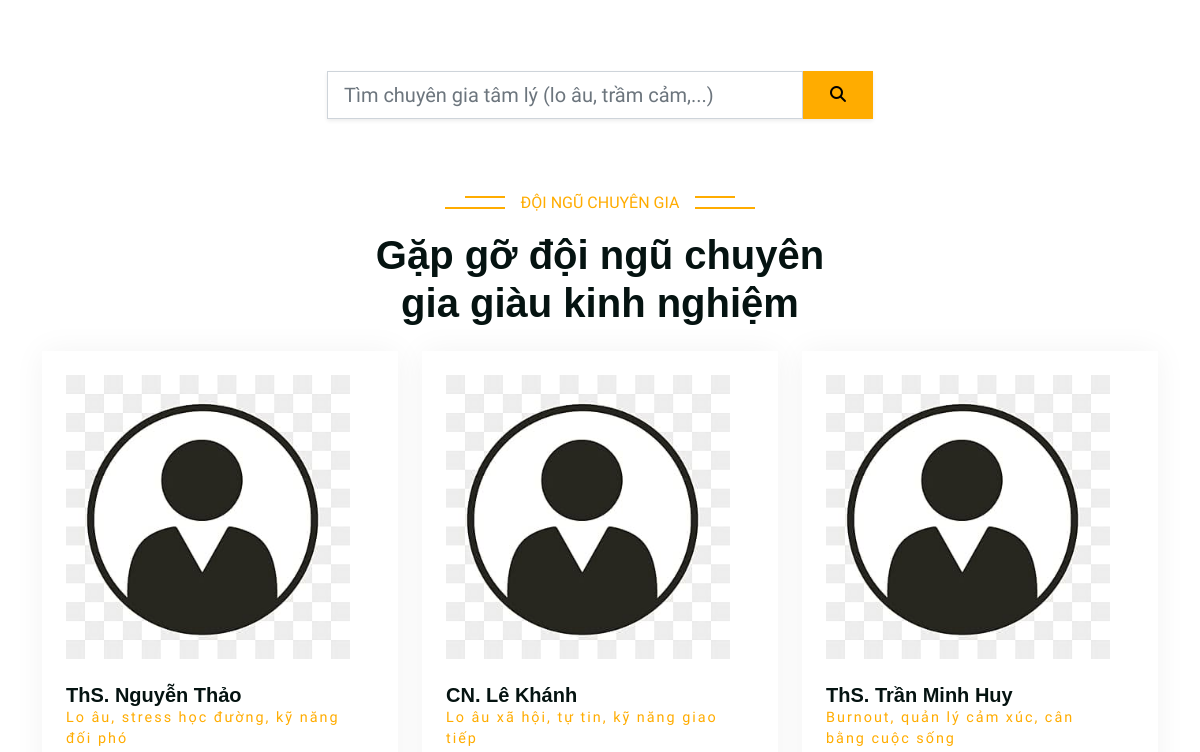
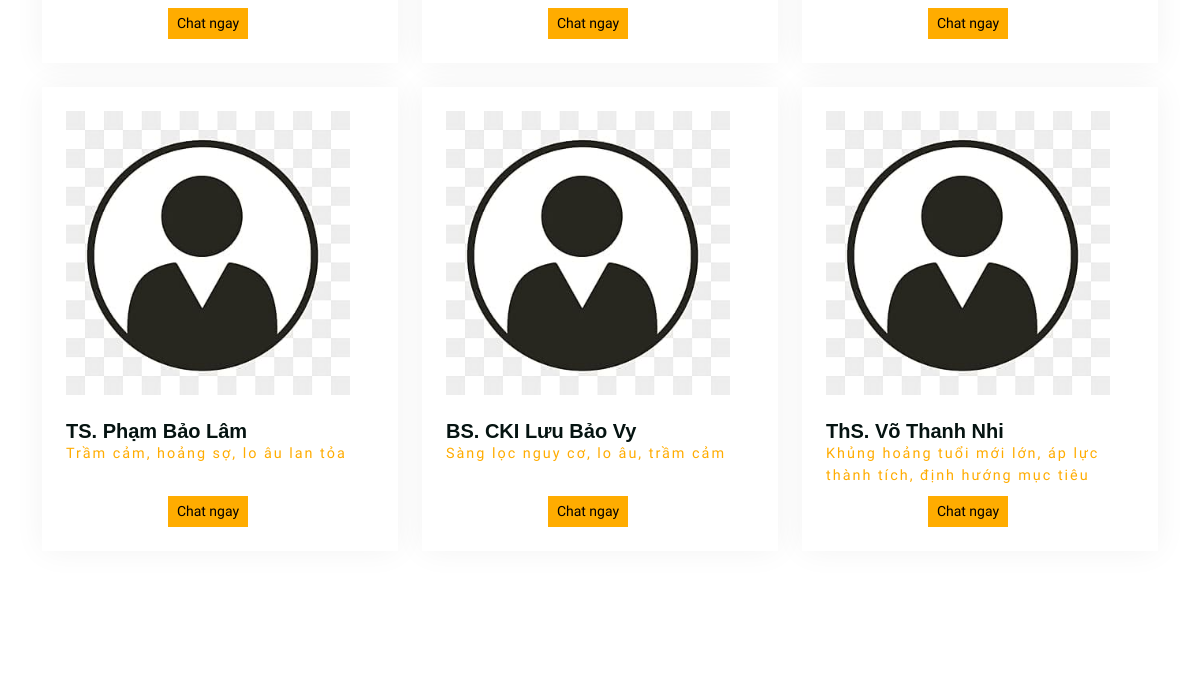
The app's page / (middle part), older data (2 pictures, top to bottom).
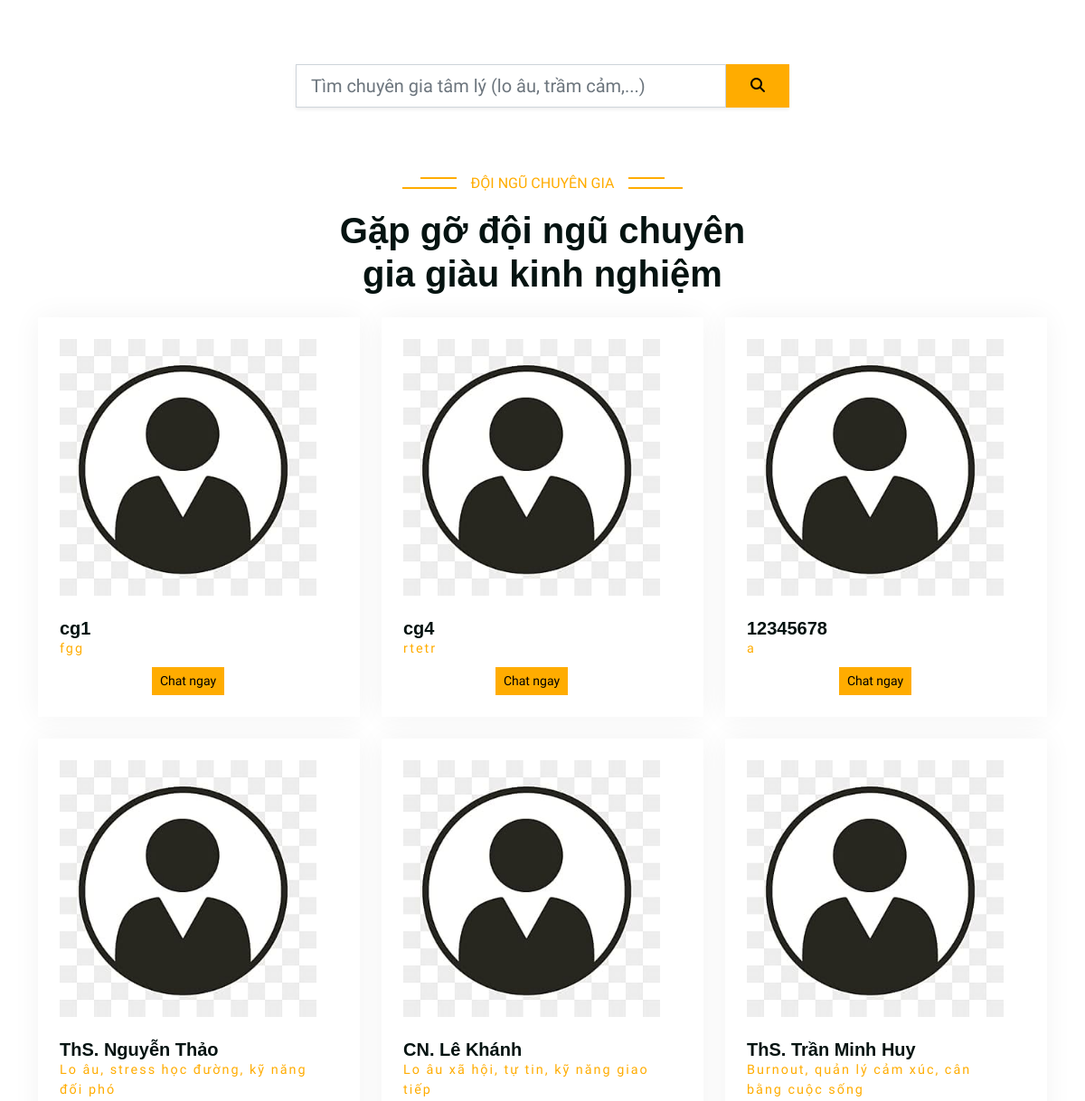
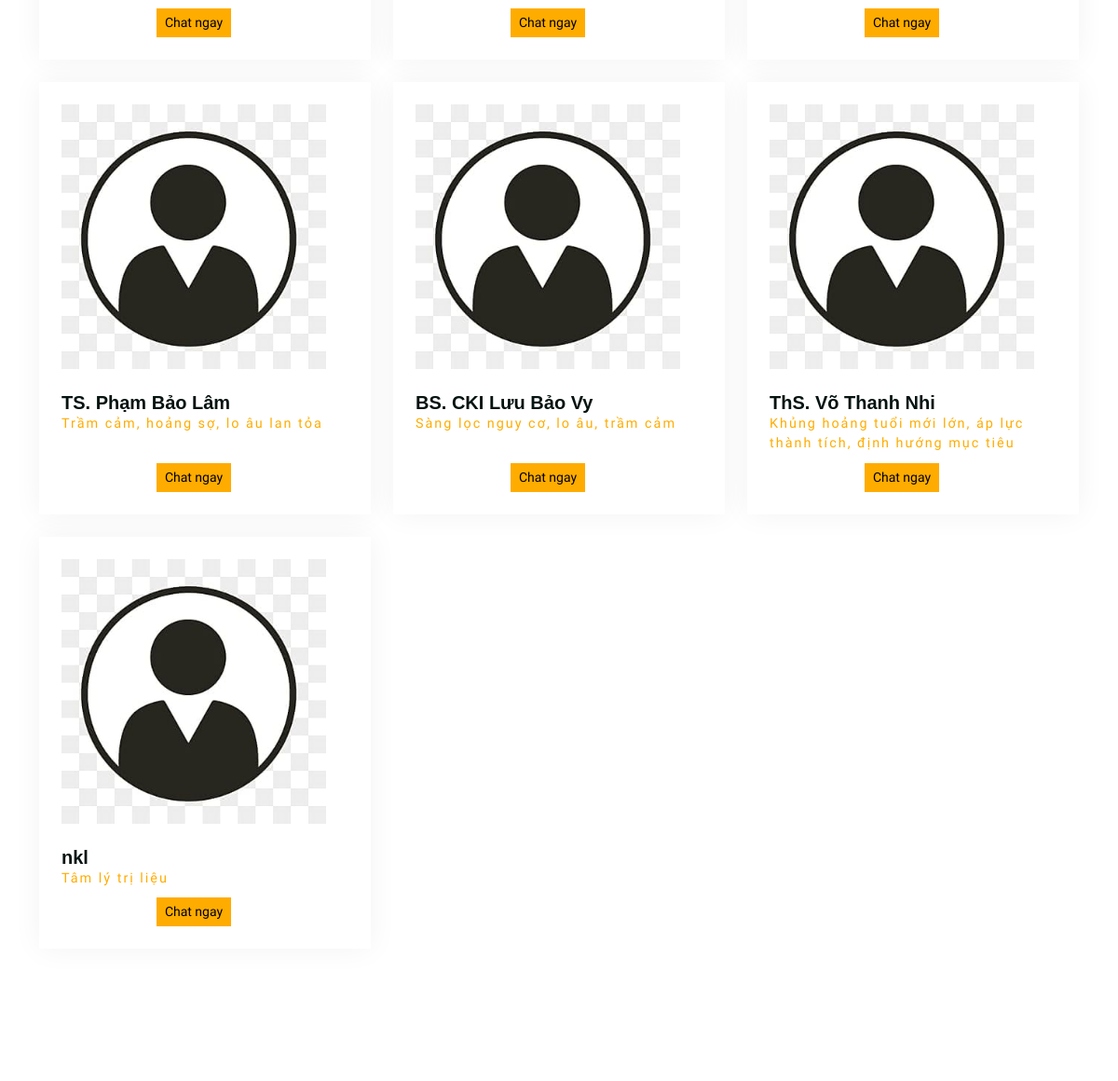
The same page, newer data (2 pictures, top to bottom).
### models.py (models this page shows)
class ExpertProfile(Base):
    __tablename__ = "expert_profiles"
    user_id = Column(
        Integer,
        ForeignKey("users.id"),
        primary_key=True
    )
    full_name = Column(String(100), nullable=False)
    title = Column(String(100)) #Học hàm
    qualification = Column(String(255)) #Học vị
    specialization = Column(String(255))
    organization = Column(String(255)) #Tổ chức, phòng khám,...
    years_of_experience = Column(Integer)
    verification_status = Column(String, default= "NONE")
    verified_by = Column(Integer, ForeignKey("users.id"), nullable=True)
    verified_at = Column(DateTime)
    bio = Column(Text) #Tiểu sử
    is_active = Column(Boolean, default=True)
    created_at = Column(DateTime, default=func.now())
    updated_at = Column(DateTime, default=func.now(), onupdate=func.now())
    user = relationship("User", back_populates="expert_profile", foreign_keys=[user_id])

### app.py (the view)
@app.route("/")
def index():
    user_id = session.get("user_id")
    expert_profile = None
    therapists_list = [] # Danh sách để hiển thị ra HTML
    with TherapySession() as db:
        if user_id:
            user = db.query(User).filter_by(id=user_id).first()
            if user and user.role == "EXPERT":
                expert_profile = user.expert_profile
        therapists_objs = (db.query(User)
            .join(ExpertProfile, ExpertProfile.user_id == User.id)
            .options(joinedload(User.expert_profile))
            .filter(User.role == "EXPERT")
            .filter(ExpertProfile.verification_status == "VERIFIED") # Chỉ hiện người đã duyệt
            .filter(ExpertProfile.is_active == True)
            .all()
        )
        for therapist in therapists_objs:
            profile = therapist.expert_profile
            therapists_list.append({
                "id": therapist.id,
                "full_name": profile.full_name if profile else "Chuyên gia",
                "image": getattr(profile, "image", None),
                "field": getattr(profile, "specialization", "Tâm lý học"),
            })
    return render_template(
        "index.html",
        expert_profile=expert_profile,
        therapists=therapists_list # Truyền danh sách đã xử lý
    )

### templates/index.html (shortened to what this page needs)
<!DOCTYPE html>
<html lang="en">
<head>
    <link href="https://cdnjs.cloudflare.com/ajax/libs/font-awesome/7.0.0/css/all.min.css" rel="stylesheet">
    <link href="https://cdn.jsdelivr.net/npm/bootstrap-icons@1.4.1/font/bootstrap-icons.css" rel="stylesheet">
    <link href="{{ url_for('static', filename='lib/animate/animate.min.css') }}" rel="stylesheet">
    <link href="{{ url_for('static', filename='lib/owlcarousel/assets/owl.carousel.min.css') }}" rel="stylesheet">
    <link href="{{ url_for('static', filename='css/bootstrap.min.css') }}" rel="stylesheet">
    <link href="{{ url_for('static', filename='css/style.css') }}" rel="stylesheet">
</head>
<body>
    <div class="container py-4 wow fadeIn" data-wow-delay="0.1s">
        <div class="row justify-content-center">
            <div class="col-lg-6">
                <form id="expert-search-form" class="d-flex shadow-sm">
                    <input
                        type="search"
                        class="form-control form-control-lg rounded-start"
                        id="expert-search-input"
                        placeholder="Tìm chuyên gia tâm lý (lo âu, trầm cảm,...)"
                    >
                    <button class="btn btn-primary px-4 rounded-end" type="submit">
                        <i class="fa fa-search"></i>
                    </button>
                </form>
            </div>
        </div>
    </div>
    {% block team_section %}
    <div class="container-fluid py-5">
        <div class="container">
            <div class="text-center mx-auto wow fadeIn" data-wow-delay="0.1s" style="max-width: 500px;">
                <p class="section-title bg-white text-center text-primary px-3">Đội ngũ chuyên gia</p>
                <h1 class="display-6 mb-4">Gặp gỡ đội ngũ chuyên gia giàu kinh nghiệm</h1>
            </div>
            <div class="row g-4">
                {% for t in therapists %}
                <div class="col-md-6 col-lg-4 wow fadeIn" data-wow-delay="0.1s">
                    <div class="team-item d-flex h-100 p-4">
                        <div class="team-detail pe-4 flex-grow-1 d-flex flex-column">
                            {% if t.image %}
                                <img class="img-fluid mb-4"
                                     src="{{ url_for('static', filename=t.image) }}"
                                     alt="{{ t.full_name }}"
                                     style="width: 100%; object-fit: cover;">
                            {% else %}
                                <img class="img-fluid mb-4"
                                     src="{{ url_for('static', filename='img/default-avatar.png') }}"
                                     alt="Default Avatar">
                            {% endif %}
                        <h5 class="mb-0">{{ t.full_name }}</h5>
                            <span class="text-primary" style="font-size: 0.9rem;">{{ t.field }}</span>
                            <div style="height: 10px;"></div>
                            {% if session.get("role","")|upper == "STUDENT" or not session.get("user_id") %}
                            <a class="btn btn-primary btn-sm mt-auto align-self-center"
                            href="{{ url_for('chat_expert.chat_page') }}?peer_id={{ t.id }}">
                            Chat ngay
                            </a>
                            {% endif %}
                        </div>
                    </div>
                </div>
                {% endfor %}
            </div>
        </div>
    </div>
    {% endblock %}
    {% block content %}
        <div class="container-fluid py-5"></div>
    {% endblock %}
</body>
</html>

### static/css/style.css (style rules this page uses)
html, body { font-family: "Be Vietnam Pro", system-ui, -apple-system, "Segoe UI", Roboto, Arial, sans-serif; }
:root { --bs-tertiary: #797E88; }
.btn { transition: .5s; }
.section-title { position: relative; display: inline-block; text-transform: uppercase; }
.section-title::before { position: absolute; content: ""; width: calc(100% + 80px); height: 0px; top: 5px; left: -40px; border-top: 2px solid var(--bs-primary); z-index: -1; }
.section-title::after { position: absolute; content: ""; width: calc(100% + 120px); height: 0px; bottom: 6px; left: -60px; border-bottom: 2px solid var(--bs-primary); z-index: -1; }
.team-item { box-shadow: 0 0 30px rgba(0, 0, 0, .05); transition: .5s; }
.team-item .team-detail span { letter-spacing: 2px; }
button, input, textarea, select, .navbar, .nav-link, .dropdown-menu { font-family: inherit; }

Row changes from the older to the newer data that the page shows:
added ExpertProfile: full_name "cg1", field "fgg"
added ExpertProfile: full_name "cg4", field "rtetr"
added ExpertProfile: full_name "12345678", field "a"
added ExpertProfile: full_name "nkl", field "Tâm lý trị liệu"
